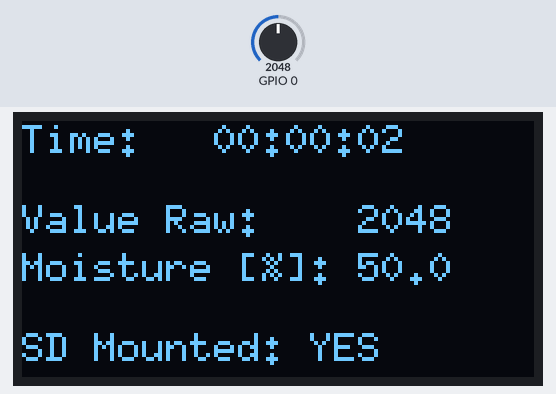
The program below on a simulated ESP32-C3. On the bench: 128×64 one-colour display. Inputs (shaded band) come from the test bench; at power-on: GPIO 0 = 2048. Storage starts empty.

Above: at 2.7 s.
2.8 s: GPIO 0 set to 2866
At 4.7 s:
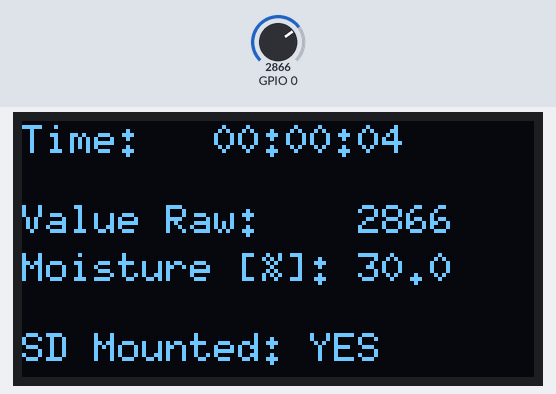
5.6 s: GPIO 0 set to 3603
At 7.2 s:
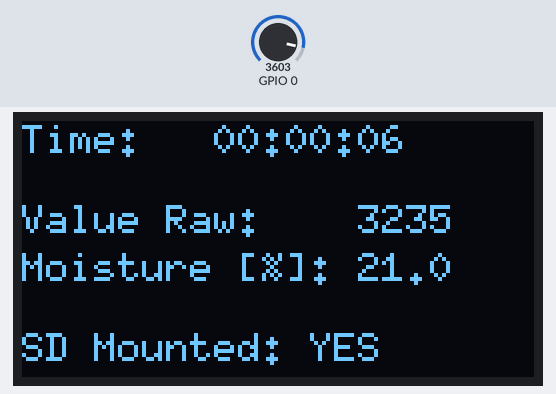
8.6 s: GPIO 0 set to 4095
At 11.0 s:
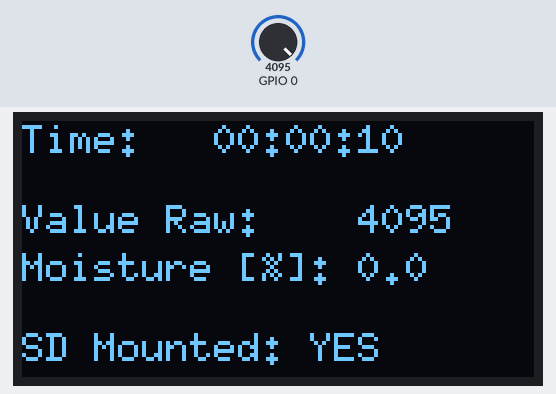
Timing chart, 0 to 12.5 s (numbered marks = the images above; inputs shaded):
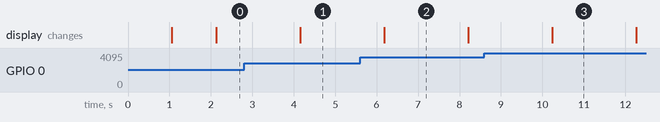

Measured:
- after the input at 2.8 s, the display: changes after 1.4 s (image 1)
- what the display in image 2 shows lasts 2.0 s, from 6.2 s to 8.2 s

The program:

main.cpp
```cpp
#include <Arduino.h>
#include <U8g2lib.h>
#include <SD.h>
#include <SPI.h>
#include <FS.h>
#include <Wire.h>
#include <chrono>

// Soil Moisture Logger: Sensor reading + OLED display + SD card data logging with deep sleep
// Hardware: ESP32-C3 + capacitive sensor (ADC0) + SSD1306 display + SD card


// ===== File Configuration =====
const String FILE_PATH = "/soil.csv"; // CSV file: timestamp;raw_adc;moisture_%

// ===== Timing Configuration =====
const auto INTERVAL_WRITE_SD = std::chrono::minutes(5); // Write to SD every 5 minutes

const bool USE_DEEP_SLEEP = true; // Enable for power efficiency
const auto TIME_TO_SLEEP = (INTERVAL_WRITE_SD + std::chrono::seconds(1));

// ===== Hardware Configuration =====
const uint8_t DISPLAY_I2C_ADDRESS = 0x3C; // SSD1306 OLED display

U8G2_SSD1306_128X64_NONAME_F_HW_I2C u8g2(U8G2_R0, U8X8_PIN_NONE);

// Preserved in RTC memory across deep sleep cycles
RTC_DATA_ATTR std::chrono::milliseconds timeOffset = std::chrono::milliseconds(0);
RTC_DATA_ATTR auto timeLastSdWrite = std::chrono::steady_clock::now();

bool sdCardMounted = false;
bool displayConnected = false;


void u8g2_prepare()
{
	// Configure font and display settings for OLED
	u8g2.setFont(u8g2_font_6x10_tf);
	u8g2.setFontRefHeightExtendedText();
	u8g2.setDrawColor(1);
	u8g2.setFontPosTop();
	u8g2.setFontDirection(0);
}

// Append text to SD card file
void appendFile(fs::FS& fs, const char* path, const char* message)
{
	log_d("Appending to file: %s", path);

	File file = fs.open(path, FILE_APPEND);

	if (!file)
	{
		log_e("Failed to open file for appending");
		return;
	}

	if (file.print(message))
	{
		log_d("Message appended");
	}
	else
	{
		log_e("Append failed");
	}

	file.close();
}

// Check if I2C OLED display is connected
bool initDisplay()
{
	bool connected = false;

	if (!displayConnected)
		Wire.begin();

	Wire.beginTransmission(DISPLAY_I2C_ADDRESS);
	const uint8_t result = Wire.endTransmission();

	connected = (result == 0);

	if (connected && !displayConnected)
		u8g2.begin();
	else if (!connected)
		Wire.end();

	return connected;
}

// Initialize SD card and log info
bool mountSdCard()
{
	bool result = false;

	if (sdCardMounted || SD.begin())
	{
		uint8_t cardType = SD.cardType();

		if (cardType != CARD_NONE && cardType != CARD_UNKNOWN)
		{
			String strType = "UNKNOWN";

			if (cardType == CARD_MMC)
				strType = "MMC";
			else if (cardType == CARD_SD)
				strType = "SDSC";
			else if (cardType == CARD_SDHC)
				strType = "SDHC";

			log_d("SD Card Type: %s", strType.c_str());

			const uint64_t sizeUsedMiB = (SD.usedBytes() / 1024 / 1024);
			const uint64_t sizeTotalMiB = (SD.totalBytes() / 1024 / 1024);

			log_d("Used Space: %llu / %llu MiB", sizeUsedMiB, sizeTotalMiB);

			if (SD.totalBytes() > 0)
				result = true;
		}
		else
		{
			log_w("No SD Card attached!");
		}
	}
	else
	{
		log_e("SD Card Mount Failed!");
	}

	if (!result)
		SD.end();

	return result;
}

// Initialize display and SD card; use LED as fallback indicator
void initDevices()
{
	displayConnected = initDisplay();
	sdCardMounted = mountSdCard();

	log_i("Display Connected: %d", displayConnected);
	log_i("SD-Card Mounted:   %d", sdCardMounted);

	if (!displayConnected)
	{
		pinMode(BUILTIN_LED, OUTPUT);
		digitalWrite(BUILTIN_LED, LOW);
	}
}

// Format time as HH:MM:SS
String getFormattedTime(const std::chrono::steady_clock::time_point& time)
{
	const auto secsSinceEpoch = std::chrono::duration_cast<std::chrono::seconds>(time.time_since_epoch()).count();

	const auto hours = (secsSinceEpoch / 3600);
	const auto minutes = (secsSinceEpoch / 60) % 60;
	const auto seconds = secsSinceEpoch % 60;

	const String strHours = (hours < 10) ? "0" + String(hours) : String(hours);
	const String strMinutes = (minutes < 10) ? "0" + String(minutes) : String(minutes);
	const String strSeconds = (seconds < 10) ? "0" + String(seconds) : String(seconds);

	return (strHours + ":" + strMinutes + ":" + strSeconds);
}

// Update OLED display with current measurement
void writeDataToDisplay(const std::chrono::steady_clock::time_point& time, double valRaw, float valPercent)
{
	u8g2.clearBuffer();
	u8g2_prepare();

	const int xPosValTime = 48;
	const int xPosValRaw = 84;
	const int xPosValPercent = 84;
	const int xPosValSd = 72;

	const int yRowHeight = 12;
	const int yRowSpacing = 8;

	const String formattedTime = getFormattedTime(time);

	int yPos = 0;

	// ===== Display Time =====
	u8g2.drawStr(0, yPos, "Time:");
	u8g2.drawStr(xPosValTime, yPos, formattedTime.c_str());

	yPos += yRowHeight;
	yPos += yRowSpacing;

	// ===== Display Raw ADC Value =====
	u8g2.drawStr(0, yPos, "Value Raw:");
	u8g2.drawStr(xPosValRaw, yPos, String(valRaw, 0).c_str());

	yPos += yRowHeight;

	// ===== Display Soil Moisture in Percent =====
	u8g2.drawStr(0, yPos, "Moisture [%]:");
	u8g2.drawStr(xPosValPercent, yPos, String(valPercent, 1).c_str());

	yPos += yRowHeight;
	yPos += yRowSpacing;

	// ===== Display SD Card Mount Status =====
	const String sdStatus = sdCardMounted ? "YES" : "NO";
	u8g2.drawStr(0, yPos, "SD Mounted:");
	u8g2.drawStr(xPosValSd, yPos, sdStatus.c_str());

	u8g2.sendBuffer();
}

// Append measurement to CSV on SD card (timestamp;raw_value;percent)
void writeDataToSdCard(const std::chrono::steady_clock::time_point& time, double valRaw, float valPercent)
{
	const auto secsSinceEpoch = std::chrono::duration_cast<std::chrono::seconds>(time.time_since_epoch()).count();
	String strLine = String(secsSinceEpoch) + ";" + String(valRaw, 0) + ";" + String(valPercent, 1);

	log_d("Appending line to SD: %s", strLine.c_str());

	strLine += "\n";
	appendFile(SD, FILE_PATH.c_str(), strLine.c_str());
}

// Read ADC with averaging to reduce noise
double getAverageAdcValue(uint8_t pin, uint16_t numSamples, uint16_t delayMs)
{
	double sum = 0.0;

	for (uint16_t i = 0; i < numSamples; i++)
	{
		sum += analogRead(pin);
		delay(delayMs);
	}

	return (sum / numSamples);
}

// Take measurement and update display/SD card if needed
void takeMeasurement(bool forceSdWrite = false)
{
	// Convert ADC (0=wet to 4095=dry) to percentage (100%=wet to 0%=dry)
	const double valRaw = getAverageAdcValue(0, 10, 100);
	const float valPercent = (100.0f - (valRaw / 4095.0f) * 100.0f);

	log_d("ADC Avg: %f.0 -> Moisture [%]: %f.2", valRaw, valPercent);

	const auto timeNow = (std::chrono::steady_clock::now() + timeOffset);

	if (displayConnected)
		writeDataToDisplay(timeNow, valRaw, valPercent);

	if (sdCardMounted)
	{
		if (forceSdWrite || timeNow - timeLastSdWrite >= INTERVAL_WRITE_SD)
		{
			writeDataToSdCard(timeNow, valRaw, valPercent);
			timeLastSdWrite = timeNow;
		}
	}
}

void setup()
{
	Serial.begin(115200);
	delay(1000);

	setCpuFrequencyMhz(40);

	log_i("========== START ==========");

	// ===== Initialize Analog-to-Digital Converter (ADC) =====
	getAverageAdcValue(GPIO_NUM_0, 5, 10);
}

void loop()
{
	// ===== Initialize Peripherals (Display & SD-Card) =====
	initDevices();

	takeMeasurement(false);

	if (USE_DEEP_SLEEP && sdCardMounted && !displayConnected)
	{
		const auto sleepTime = std::chrono::duration_cast<std::chrono::microseconds>(TIME_TO_SLEEP).count();
		esp_sleep_enable_timer_wakeup(sleepTime);

		log_i("Entering deep sleep mode...");

		// ===== Calculate time offset for wakeup =====
		// (Keeps system time synchronized across deep sleep cycles)
		const auto timeNow = std::chrono::steady_clock::now();
		timeOffset += std::chrono::duration_cast<std::chrono::milliseconds>(timeNow.time_since_epoch());
		timeOffset += TIME_TO_SLEEP;

		if (!displayConnected)
			digitalWrite(BUILTIN_LED, HIGH);

		esp_deep_sleep_start();
	}

	delay(1000);
}
```
